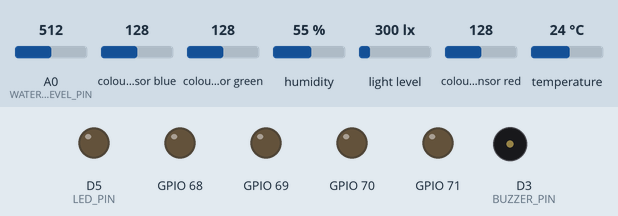
A sketch run on a simulated ESP8266 (NodeMCU). Parts: output pins drawn as LEDs (lit = HIGH), buzzer (waves = sounding, pin HIGH). The test bench sets the inputs (shaded band); at power-on: humidity 55 %, A0 (WATER_LEVEL_PIN) = 512, colour sensor blue 128, colour sensor green 128, light level 300 lx, colour sensor red 128, temperature 24 °C. WiFi joins after 1.5 s; servers stay silent unless stated; what the sketch prints to the serial monitor is not drawn.

Above: at 3.5 s.
3.6 s: humidity set to 79 %
6.7 s: humidity set to 82 %
At 11.2 s:
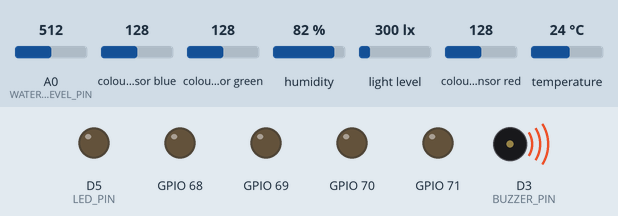
18.8 s: humidity set to 88 %
Timing chart, 0 to 27.6 s (numbered marks = the images above; inputs shaded):
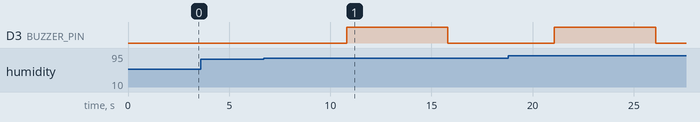

Measured:
- the behaviour switches between 80 and 81 % on humidity (found by bisection; images 0 and 1)
- after the input at 3.6 s, every drawn part: stays the same
- after the input at 6.7 s, D3 (BUZZER_PIN): LOW → HIGH after 4.1 s, → LOW 5.0 s later

The sketch:

SWS.ino
```cpp
// Define Blynk template information
#define BLYNK_TEMPLATE_ID "TEMPLATE_ID"
#define BLYNK_TEMPLATE_NAME "Smart Warehouse System"
#define BLYNK_AUTH_TOKEN "AUTH_TOKEN"

// Include necessary libraries
#include <BlynkSimpleEsp8266.h>
#include <DHT.h>
#include <Wire.h>
#include <BH1750.h>
#include <Adafruit_PCF8574.h>
#include <Adafruit_TCS34725.h>

// WiFi credentials
char ssid[] = "WIFI_SSID";
char pass[] = "WIFI_PASSWORD";

// Hardware connections
#define WATER_LEVEL_PIN A0
#define BUZZER_PIN D3
#define DHT_PIN D4
#define LED_PIN D5

// Define Blynk virtual pins for data stream
WidgetLED LEDCONNECT(V0);
#define TEMP_VPIN V1
#define HUMID_VPIN V2
#define LIGHT_VPIN V3
#define WATER_VPIN V4
#define RELAY1_VPIN V5
#define RELAY2_VPIN V6
#define RELAY3_VPIN V7
#define STEPPER_VPIN V8
#define BUZZER_VPIN V9

// Initialize sensor objects
BH1750 lightMeter;
DHT dht(DHT_PIN, DHT11);
Adafruit_PCF8574 pcf8574;
Adafruit_TCS34725 tcs = Adafruit_TCS34725(TCS34725_INTEGRATIONTIME_300MS, TCS34725_GAIN_1X);

// Declare global variables
unsigned long lastUpdate = 0;
bool buzzerActive = false;
int stepperState = 0;
const int stepperPins[4] = { 4, 5, 6, 7 };  //Stepper connection pins on PCF8574
uint8_t fullStep[4][4] = {                  //Full-stepping mode
  { 1, 1, 0, 0 },
  { 0, 1, 1, 0 },
  { 0, 0, 1, 1 },
  { 1, 0, 0, 1 }
};

int targetColors[280][3] = {                //Data for sorting agricultural products

};

// Function to check sensor initialization
void checkSensors() {
  Serial.println("\nChecking sensors...");
  double temp = dht.readTemperature();
  double humid = dht.readHumidity();
  if (isnan(temp) || isnan(humid)) {
    Serial.println("[ERROR] Failed to initialize DHT11!");
  } else {
    Serial.println("[OK] DHT11 sensor initialized successfully.");
  }

  if (!lightMeter.begin(BH1750::CONTINUOUS_HIGH_RES_MODE, 0x23)) {
    Serial.println("[ERROR] Failed to initialize BH1750!");
  } else {
    Serial.println("[OK] BH1750 sensor initialized successfully.");
  }

  double waterLevel = (analogRead(WATER_LEVEL_PIN) / 1024.0) * 100.0;
  if (waterLevel < 0 || waterLevel > 100) {
    Serial.println("[ERROR] Water sensor reading invalid!");
  } else {
    Serial.println("[OK] Water sensor initialized successfully.");
  }

  if (!tcs.begin()) {
    Serial.println("[ERROR] Failed to initialize TCS3472!");
  } else {
    Serial.println("[OK] TCS3472 sensor initialized successfully.");
  }

  if (!pcf8574.begin(0x20)) {
    Serial.println("[ERROR] Failed to initialize PCF8574!");
  } else {
    Serial.println("[OK] PCF8574 initialized successfully.");
  }
}

// Establish WiFi and Blynk connection
void checkConnection() {
  Serial.print("Connecting");
  WiFi.begin(ssid, pass);
  int attempts = 0;
  while (WiFi.status() != WL_CONNECTED && attempts < 10) {
    delay(1000);
    Serial.print(".");
    attempts++;
  }

  if (WiFi.status() == WL_CONNECTED) {
    Serial.println("\n[OK] WiFi connected!");
    Blynk.begin(BLYNK_AUTH_TOKEN, ssid, pass);
    if (Blynk.connected()) {
      Serial.println("[OK] Blynk connected! Start syncing data...");
    } else {
      Serial.println("[ERROR] Failed to connect to Blynk! Check auth token and retry.");
    }
  } else {
    Serial.println("\n[ERROR] Failed to connect to WiFi! Press RESET button to retry.");
  }
}

void setup() {
  Serial.begin(115200);
  pinMode(BUZZER_PIN, OUTPUT);
  pinMode(LED_PIN, OUTPUT);
  digitalWrite(LED_PIN, LOW);
  Wire.begin();
  pcf8574.begin(0x20);
  for (int i = 0; i < 4; i++) {
    pcf8574.pinMode(stepperPins[i], OUTPUT);
  }
  dht.begin();
  lightMeter.begin(BH1750::CONTINUOUS_HIGH_RES_MODE, 0x23);
  tcs.begin(0x29);

  checkSensors();
  checkConnection();
}

//Sync the state with Blynk
BLYNK_CONNECTED() { Blynk.syncAll(); }

//Manual control via Blynk
BLYNK_WRITE(RELAY1_VPIN) { pcf8574.digitalWrite(1, !param.asInt()); }
BLYNK_WRITE(RELAY2_VPIN) { pcf8574.digitalWrite(2, !param.asInt()); }
BLYNK_WRITE(RELAY3_VPIN) { pcf8574.digitalWrite(3, !param.asInt()); }

BLYNK_WRITE(BUZZER_VPIN) {
  int buzzerState = param.asInt();
  buzzerActive = (buzzerState == 1);
  digitalWrite(BUZZER_PIN, buzzerActive ? 1 : 0);
}

// Function to control stepper motor
void stepperMotor(int step) {
  for (int i = 0; i < 4; i++) {
    pcf8574.digitalWrite(stepperPins[i], fullStep[step][i]);
  }
}

BLYNK_WRITE(STEPPER_VPIN) {
  int direction = param.asInt();
  int totalSteps = 3 * 2048;

  if (direction != stepperState) {
    for (int i = 0; i < totalSteps; i++) {
      if (direction == 1) {
        stepperMotor(i % 4);
      } else if (direction == 0) {
        stepperMotor(3 - (i % 4));
      }
      delay(2);
      yield();
    }
  }
  stepperState = direction;
}

void checkAlert(double temp, double humid, double waterLevel) {
  if ((temp > 30 || humid > 80 || waterLevel < 20) && !buzzerActive) {
    buzzerActive = true;
    digitalWrite(BUZZER_PIN, 1);
    Blynk.virtualWrite(BUZZER_VPIN, 1);
    delay(5000);
    buzzerActive = false;
    digitalWrite(BUZZER_PIN, 0);
    Blynk.virtualWrite(BUZZER_VPIN, 0);
  }
}

// Function to send data to Blynk
void sendSensorData() {
  double temp = dht.readTemperature();
  double humid = dht.readHumidity();
  double lightIntensity = lightMeter.readLightLevel();
  double waterLevel = (analogRead(WATER_LEVEL_PIN) / 1024.0) * 100.0;

  Blynk.virtualWrite(TEMP_VPIN, temp);
  Blynk.virtualWrite(HUMID_VPIN, humid);
  Blynk.virtualWrite(LIGHT_VPIN, lightIntensity);
  Blynk.virtualWrite(WATER_VPIN, waterLevel);

  // Check alert
  checkAlert(temp, humid, waterLevel);
}

// Led widget indicate connection status
void blinkLED() {
  if (LEDCONNECT.getValue()) {
    LEDCONNECT.off();
  } else {
    LEDCONNECT.on();
  }
}

// Check if the detected color matches a target color
bool isTargetColor(int R, int G, int B) {
  for (int i = 0; i < sizeof(targetColors) / sizeof(targetColors[0]); i++) {
    if (targetColors[i][0] == R && targetColors[i][1] == G && targetColors[i][2] == B) {
      return true;
    }
  }
  return false;
}

// Recognite color, standardizing the original color code (16-bit) to RGB color(8-bit) and compare with the data provided
void checkColor() {
  uint16_t r, g, b, c;
  tcs.getRawData(&r, &g, &b, &c);

  uint8_t R = (r * 255) / c;
  uint8_t G = (g * 255) / c;
  uint8_t B = (b * 255) / c;

  Serial.print("R: "); Serial.print(R);
  Serial.print(" G: "); Serial.print(G);
  Serial.print(" B: "); Serial.print(B);

  if (isTargetColor(R, G, B)) {
      digitalWrite(LED_PIN, HIGH);
      Serial.println(" Meet the standards");
  } else {
      digitalWrite(LED_PIN, LOW);
      Serial.println(" Does not meet the standards");
  }

  delay(1000);
}

void loop() {
  Blynk.run();

  if (millis() - lastUpdate > 5000) { // Update data every 5 seconds
    sendSensorData();
    blinkLED();
    lastUpdate = millis();
  }

  checkColor();
}
```
